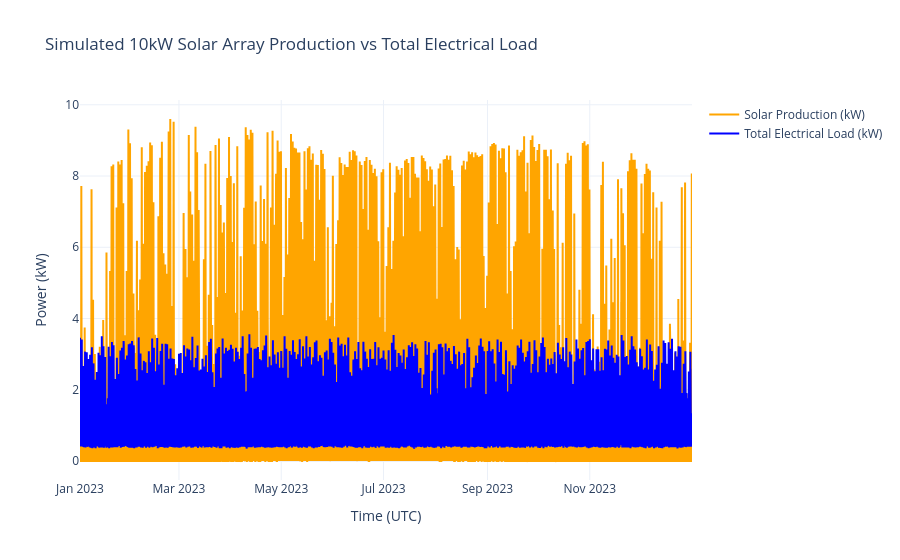

Notebook code for this chart:
### Markdown cell above
## Plot the Results

### Code cell
# Convert simulated AC power from Watts to kilowatts for comparison
pv_ac_power_kw = ac_power / 1000

fig = go.Figure()

# Add Solar Production Trace
fig.add_trace(go.Scatter(
    x=pv_ac_power_kw.index,
    y=pv_ac_power_kw,
    mode='lines',
    name='Solar Production (kW)',
    line=dict(color='orange')
))

# Add Total Electrical Load Trace
fig.add_trace(go.Scatter(
    x=df.index,
    y=df['Total_Electrical_Load_kW'],
    mode='lines',
    name='Total Electrical Load (kW)',
    line=dict(color='blue')
))

# Update layout for better interactivity and labeling
fig.update_layout(
    title='Simulated 10kW Solar Array Production vs Total Electrical Load',
    xaxis_title='Time (UTC)',
    yaxis_title='Power (kW)',
    hovermode='x unified',
    template='plotly_white'
)

fig.show()

### Figure 1 — Plotly figure (JSON) as saved in the notebook; plotly's stock layout.template omitted (floating-point values rounded to 4 significant figures; data arrays with more than 128 entries replaced by an {"elided": "..."} marker saying what was removed)
{"data": [{"line": {"color": "orange"}, "mode": "lines", "name": "Solar Production (kW)", "type": "scatter", "x": {"elided": "8760 str values"}, "y": {"elided": "8760 float values"}}, {"line": {"color": "blue"}, "mode": "lines", "name": "Total Electrical Load (kW)", "type": "scatter", "x": {"elided": "8760 str values"}, "y": {"elided": "8760 float values"}}], "layout": {"hovermode": "x unified", "title": {"text": "Simulated 10kW Solar Array Production vs Total Electrical Load"}, "xaxis": {"title": {"text": "Time (UTC)"}}, "yaxis": {"title": {"text": "Power (kW)"}}}}
